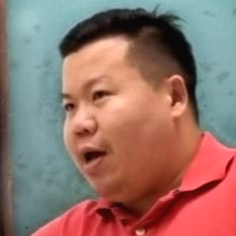
#> input picture style/Face3.jpg, 236 x 236 px, found by its file name
$ python BoxingBrute3.py
#> lines starting #> are read from the running program, lines starting #| are printed output that depends on the picture
from os import path
import os,csv
from PIL import Image, ImageDraw,ImageFont
from random import randint,choice

# ====================================================================================================================================================
# Define Shits

def current_folder(file_name):
    d = path.dirname(__file__) if "__file__" in locals() else os.getcwd()
    return path.join(d, file_name)

# with open(current_folder(r'txt\Element_sorted.txt'),"r") as f:
#     Element=f.read().split(',')


with open(current_folder(r"txt\element_abundance.csv")) as f:
#> (reads txt/element_abundance.csv from the repository)
    raw=csv.reader(f)
    field=next(raw)
    Element=[]
    for i in raw:
        if len(i):
            Element.append(i[1])
    Grp_element=[]
    cnt=2
    i=0
    while cnt<len(Element)//2:
        Grp_element.append([Element[k] for k in range(i,min(len(Element)-1,i+cnt))])
        i+=cnt
        cnt=cnt*2

    # group elements by decimal places
print(Grp_element)
# MAX_BOX_SIZE=45


# IMPORTANT!!!! TODO ALGRITHM
def map_to(l,v): # need to redo scaling algrithm
    #use size of box determine which category should the word be in
    # linear doesnt work!
    # alter should be max/val
    # categroise should be exponetial!
    # maybe ill need to play around with maths
    alter=choice(l[max(-len(l),-v//10)])
    return alter

class txt():
    def __init__(self , word:str  , font_path:str , rect:tuple , fill:tuple) :
        font_size_ref={1:1,2:1.5}
        self.text=word
        self.font_path=font_path
        self.x=None
        self.y=None
        self.rect=rect
        self.font_size=(rect[2]-rect[0])/font_size_ref[len(word)]
        self.fill=fill
    def draw(self,scale:int , canvas:ImageDraw, canvas_img:Image , fill=(-1,-1,-1) , bg:bool=False,rotate:bool=False):
        #scale
        font = ImageFont.truetype(self.font_path,self.font_size*scale)
        bbox= font.getbbox(self.text)  # Size of text w/font if rendered.
        txt_width ,txt_height = bbox[2]-bbox[0], bbox[3]-bbox[1]
        txt_l,txt_u=((scale*(self.rect[0]+self.rect[2])//2)-txt_width//2 , (scale*(self.rect[1]+self.rect[3])//2) - txt_height//2)
        try:
            if(fill[0]==-1): fill=self.fill
        except:
            pass
        rect=tuple(map(lambda x:x*scale,self.rect))
        if(bg):canvas.rectangle(rect,fill=self.fill)
        canvas.text((txt_l,txt_u), self.text, fill=fill,font=font,align="centre")

        if(rotate):
            rotation=choice([270,0,0,90])
            tmp = canvas_img.crop (rect)
            tmp = tmp.rotate (rotation, expand = 1)
            canvas_img.paste (tmp, (rect[0],rect[1]))


# ====================================================================================================================================================
#Load Shits

img=Image.open(current_folder(r"style\Face3.jpg"))
#> img is the input picture: PIL image 236x236 RGB; mean R, G, B 147.9, 114.5, 106.3
imgl=img.convert("L")
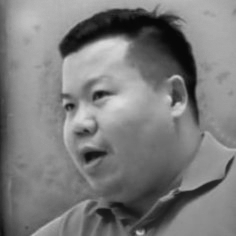
#> imgl: PIL image 236x236 L; min 7, max 220, mean 123.5
w,h=imgl.size
#> w = 236; h = 236

# ====================================================================================================================================================
# Here onward, First round of Boxxing(big boxes)


# delete pixel flag, change to a greyscale canvas
flag=Image.new(size=(w,h),color=255,mode='L')
#> flag: PIL image 236x236 L; every value is 255
flag_canvas=ImageDraw.Draw(flag)

ENLARGE=10
TXT=[]

print(h,w)
#| 236 236
STEP1=1
LAGRER_FACTOR=1.2
THRESHOLD1=40

# need to double the scale of canvas !
for y in range(h):
    if y%10==0: print("row",y)
    for x in range(w):
        if( flag.getpixel((x,y))==255):
            # overlap problem
            # The starting block was not flagged, it eats into other boxes
            mean=imgl.getpixel((x,y))
            pc=0# pixel count
            # prevh,prevw,prevd=mean,mean,mean
            while(y+pc<h and x+pc<w):
                    pixh=imgl.getpixel((x+pc,y))
                    pixw=imgl.getpixel((x,y+pc))
                    pixd=imgl.getpixel((x+pc,y+pc))
                    # delete pixel flag, change to a greyscale canvas
                    if(flag.getpixel((x+pc,y+pc))!=255 or  flag.getpixel((x,y+pc))!=255 or flag.getpixel((x+pc,y))!=255): break
                    if( abs(pixh-mean)+abs(pixw-mean)+abs(pixd-mean)>=THRESHOLD1+(pc*LAGRER_FACTOR) ):
                        break
                    else:
                        # mean+=pixh+pixw+pixd
                        pc+=STEP1
            if(y+pc>=h or x+pc>=w): pc-=STEP1
            RGBmean=[0,0,0]
            for a in range(pc):
                for b in range(pc):
                    # pixel_flag[y+a][x+b]=False
                    r,g,b=img.getpixel((x+b,y+a))
                    RGBmean[0]+=r
                    RGBmean[1]+=g
                    RGBmean[2]+=b

            if(pc!=0):
                res=map_to(Grp_element,pc)
                # print(pc)
                cur_text=txt(
                    res,
                    current_folder(r"txt\Pistilli-Roman.otf"),
                    (x,y,x+pc,y+pc),
                    tuple(map(lambda x: x//(pc*pc),RGBmean))
                )
#> (the run stopped early here; a loop or call above may not have finished)
